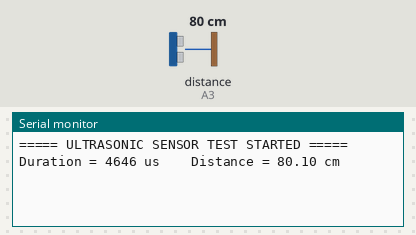
Bench run of a sketch on a simulated Arduino Uno, built with avr-gcc and run on an emulated ATmega328P. On the bench: the last lines printed to the serial monitor. Wiring (inferred from the names in the program): ultrasonic range finder: trigger pin 5; echo A3. Inputs (shaded band) come from the test bench; at power-on: distance to the obstacle (sensor on A3) 80 cm. The echo pulse lasts 58.3 µs per cm.

Above: at 1.2 s.
1.3 s: distance to the obstacle (sensor on A3) set to 2 cm
At 2.4 s:
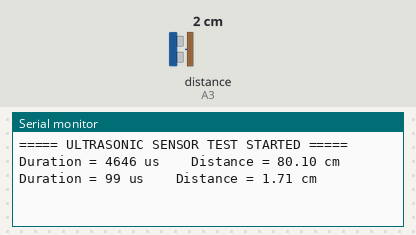
2.8 s: distance to the obstacle (sensor on A3) set to 4 cm
At 3.9 s:
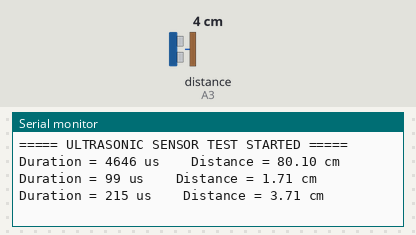

Measured:
- after the input at 1.3 s, the serial monitor: prints a new line after 0.09 s (image 1)
- after the input at 2.8 s, the serial monitor: prints a new line after 0.10 s (image 2)

The sketch:

Practical_33.ino
```cpp
// Practical : Read Ultrasonic Values

#define TRIG 5
#define ECHO A3

long duration;
float distance;
float lastDistance = -1;
const float THRESHOLD = 1.0;   // 1 cm se zyada change ho tabhi print karo

void setup() {
  pinMode(TRIG, OUTPUT);
  pinMode(ECHO, INPUT);
  Serial.begin(9600);

  Serial.println("===== ULTRASONIC SENSOR TEST STARTED =====");
}

void loop() {

  digitalWrite(TRIG, LOW);
  delayMicroseconds(2);

  digitalWrite(TRIG, HIGH);
  delayMicroseconds(10);

  digitalWrite(TRIG, LOW);

  duration = pulseIn(ECHO, HIGH, 30000);

  if (duration == 0) {
    Serial.println("Out of Range");
  }
  else {
    distance = duration / 58.0;

    if (abs(distance - lastDistance) > THRESHOLD) {
      Serial.print("Duration = ");
      Serial.print(duration);

      Serial.print(" us    Distance = ");
      Serial.print(distance);
      Serial.println(" cm");

      lastDistance = distance;
    }
  }

  delay(100);
}
```
